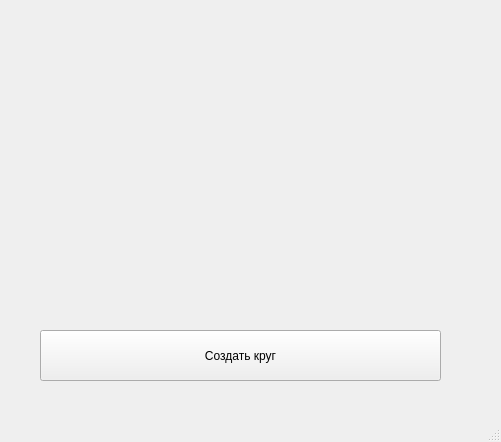
<?xml version="1.0" encoding="UTF-8"?>
<ui version="4.0">
 <class>MainWindow</class>
 <widget class="QMainWindow" name="MainWindow">
  <property name="geometry">
   <rect>
    <x>0</x>
    <y>0</y>
    <width>501</width>
    <height>442</height>
   </rect>
  </property>
  <property name="windowTitle">
   <string>MainWindow</string>
  </property>
  <widget class="QWidget" name="centralwidget">
   <widget class="QPushButton" name="pushButton">
    <property name="geometry">
     <rect>
      <x>40</x>
      <y>330</y>
      <width>401</width>
      <height>51</height>
     </rect>
    </property>
    <property name="text">
     <string>Создать круг</string>
    </property>
   </widget>
  </widget>
  <widget class="QMenuBar" name="menubar">
   <property name="geometry">
    <rect>
     <x>0</x>
     <y>0</y>
     <width>501</width>
     <height>26</height>
    </rect>
   </property>
  </widget>
  <widget class="QStatusBar" name="statusbar"/>
 </widget>
 <resources/>
 <connections/>
</ui>
